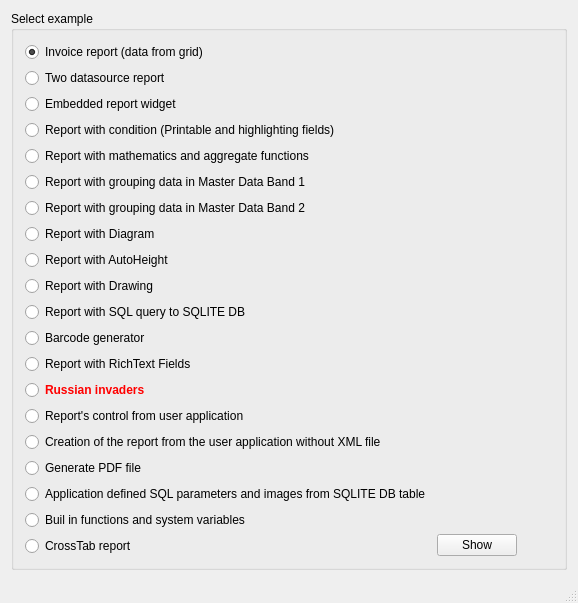
<?xml version="1.0" encoding="UTF-8"?>
<ui version="4.0">
 <class>MainWindow</class>
 <widget class="QMainWindow" name="MainWindow">
  <property name="geometry">
   <rect>
    <x>0</x>
    <y>0</y>
    <width>578</width>
    <height>575</height>
   </rect>
  </property>
  <property name="windowTitle">
   <string>QtRPT examples</string>
  </property>
  <property name="windowIcon">
   <iconset resource="../QtRPT/imagesRpt.qrc">
    <normaloff>:/QtRptDesigner/images/QtRptDesigner.ico</normaloff>:/QtRptDesigner/images/QtRptDesigner.ico</iconset>
  </property>
  <widget class="QWidget" name="centralWidget">
   <layout class="QVBoxLayout" name="verticalLayout_3">
    <item>
     <widget class="QGroupBox" name="groupBox">
      <property name="title">
       <string>Select example</string>
      </property>
      <layout class="QHBoxLayout" name="horizontalLayout_4">
       <item>
        <layout class="QVBoxLayout" name="verticalLayout_2">
         <item>
          <widget class="QRadioButton" name="rBtn1">
           <property name="text">
            <string>Invoice report (data from grid)</string>
           </property>
           <property name="checked">
            <bool>true</bool>
           </property>
          </widget>
         </item>
         <item>
          <widget class="QRadioButton" name="rBtn2">
           <property name="text">
            <string>Two datasource report</string>
           </property>
          </widget>
         </item>
         <item>
          <widget class="QRadioButton" name="rBtn3">
           <property name="text">
            <string>Embedded report widget</string>
           </property>
          </widget>
         </item>
         <item>
          <widget class="QRadioButton" name="rBtn4">
           <property name="text">
            <string>Report with condition (Printable and highlighting fields)</string>
           </property>
          </widget>
         </item>
         <item>
          <widget class="QRadioButton" name="rBtn5">
           <property name="text">
            <string>Report with mathematics and aggregate functions</string>
           </property>
          </widget>
         </item>
         <item>
          <widget class="QRadioButton" name="rBtn6a">
           <property name="text">
            <string>Report with grouping data in Master Data Band 1</string>
           </property>
          </widget>
         </item>
         <item>
          <widget class="QRadioButton" name="rBtn6b">
           <property name="text">
            <string>Report with grouping data in Master Data Band 2</string>
           </property>
          </widget>
         </item>
         <item>
          <widget class="QRadioButton" name="rBtn7">
           <property name="text">
            <string>Report with Diagram</string>
           </property>
          </widget>
         </item>
         <item>
          <widget class="QRadioButton" name="rBtn8">
           <property name="text">
            <string>Report with AutoHeight</string>
           </property>
          </widget>
         </item>
         <item>
          <widget class="QRadioButton" name="rBtn9">
           <property name="text">
            <string>Report with Drawing</string>
           </property>
          </widget>
         </item>
         <item>
          <widget class="QRadioButton" name="rBtn10">
           <property name="text">
            <string>Report with SQL query to SQLITE DB</string>
           </property>
          </widget>
         </item>
         <item>
          <widget class="QRadioButton" name="rBtn11">
           <property name="text">
            <string>Barcode generator</string>
           </property>
          </widget>
         </item>
         <item>
          <widget class="QRadioButton" name="rBtn12">
           <property name="text">
            <string>Report with RichText Fields</string>
           </property>
          </widget>
         </item>
         <item>
          <widget class="QRadioButton" name="rBtnRussian">
           <property name="font">
            <font>
             <weight>75</weight>
             <bold>true</bold>
            </font>
           </property>
           <property name="styleSheet">
            <string notr="true">color: rgb(255, 0, 0);</string>
           </property>
           <property name="text">
            <string>Russian invaders</string>
           </property>
          </widget>
         </item>
         <item>
          <widget class="QRadioButton" name="rBtn13">
           <property name="text">
            <string>Report's control from user application</string>
           </property>
          </widget>
         </item>
         <item>
          <widget class="QRadioButton" name="rBtn14">
           <property name="text">
            <string>Creation of the report from the user application without XML file</string>
           </property>
          </widget>
         </item>
         <item>
          <widget class="QRadioButton" name="rBtn15">
           <property name="text">
            <string>Generate PDF file</string>
           </property>
          </widget>
         </item>
         <item>
          <widget class="QRadioButton" name="rBtn16">
           <property name="text">
            <string>Application defined SQL parameters and images from SQLITE DB table</string>
           </property>
          </widget>
         </item>
         <item>
          <widget class="QRadioButton" name="rBtn17">
           <property name="text">
            <string>Buil in functions and system variables</string>
           </property>
          </widget>
         </item>
         <item>
          <widget class="QRadioButton" name="rBtn18">
           <property name="enabled">
            <bool>true</bool>
           </property>
           <property name="text">
            <string>CrossTab report</string>
           </property>
          </widget>
         </item>
        </layout>
       </item>
       <item>
        <layout class="QVBoxLayout" name="verticalLayout">
         <item>
          <widget class="QLabel" name="label">
           <property name="text">
            <string/>
           </property>
           <property name="pixmap">
            <pixmap resource="resurce.qrc">:/images/Logo128.png</pixmap>
           </property>
          </widget>
         </item>
         <item>
          <widget class="QPushButton" name="btnShow">
           <property name="text">
            <string>Show</string>
           </property>
          </widget>
         </item>
        </layout>
       </item>
       <item>
        <spacer name="horizontalSpacer_3">
         <property name="orientation">
          <enum>Qt::Horizontal</enum>
         </property>
         <property name="sizeHint" stdset="0">
          <size>
           <width>40</width>
           <height>20</height>
          </size>
         </property>
        </spacer>
       </item>
      </layout>
     </widget>
    </item>
    <item>
     <spacer name="verticalSpacer">
      <property name="orientation">
       <enum>Qt::Vertical</enum>
      </property>
      <property name="sizeHint" stdset="0">
       <size>
        <width>20</width>
        <height>40</height>
       </size>
      </property>
     </spacer>
    </item>
   </layout>
  </widget>
  <widget class="QMenuBar" name="menuBar">
   <property name="geometry">
    <rect>
     <x>0</x>
     <y>0</y>
     <width>578</width>
     <height>21</height>
    </rect>
   </property>
  </widget>
  <widget class="QStatusBar" name="statusBar"/>
  <action name="actionPrint">
   <property name="checkable">
    <bool>false</bool>
   </property>
   <property name="checked">
    <bool>false</bool>
   </property>
   <property name="enabled">
    <bool>true</bool>
   </property>
   <property name="text">
    <string>Print</string>
   </property>
  </action>
 </widget>
 <layoutdefault spacing="6" margin="11"/>
 <resources>
  <include location="../QtRPT/imagesRpt.qrc"/>
  <include location="../QtRPT/imagesRpt.qrc"/>
  <include location="../QtRPT/imagesRpt.qrc"/>
  <include location="resurce.qrc"/>
 </resources>
 <connections/>
</ui>
